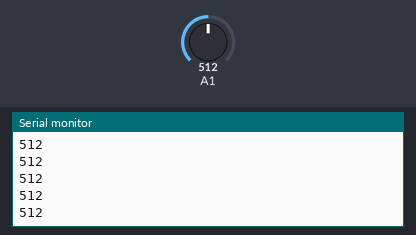
The sketch below on a simulated Arduino Uno, built with avr-gcc and run on an emulated ATmega328P. Shown: the last lines printed to the serial monitor. The test bench sets the inputs (shaded band); at power-on: A1 = 512.

Above: at 1.2 s.
1.3 s: A1 set to 716
At 1.31 s:
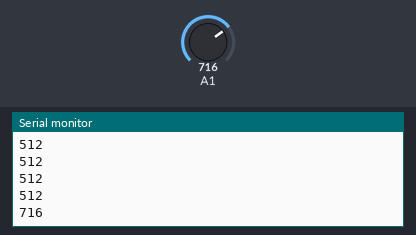
2.8 s: A1 set to 900
At 2.81 s:
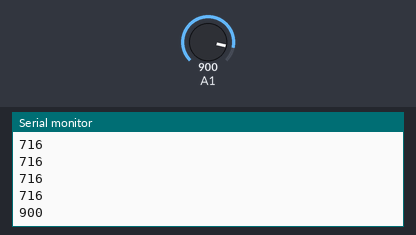
Timing chart, 0 to 5.8 s (numbered marks = the images above; inputs shaded):
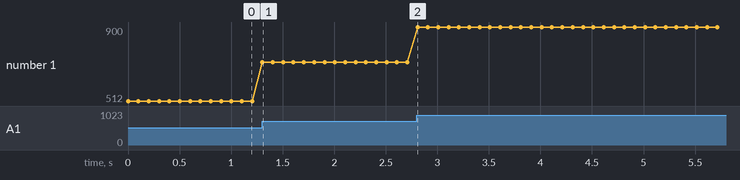

Measured:
- after the input at 1.3 s, the serial monitor: prints a new line at once (image 1)
- after the input at 2.8 s, the serial monitor: prints a new line at once (image 2)
- plotted number 1: 512 → 716 after the input at 1.3 s, 716 → 900 after the input at 2.8 s

The sketch:

soil.ino
```cpp
void setup() {
  Serial.begin(9600);
}

void loop() {

  int Soil_moisture = analogRead(A1);
  Serial.println(Soil_moisture);
  delay(100);

}
```
